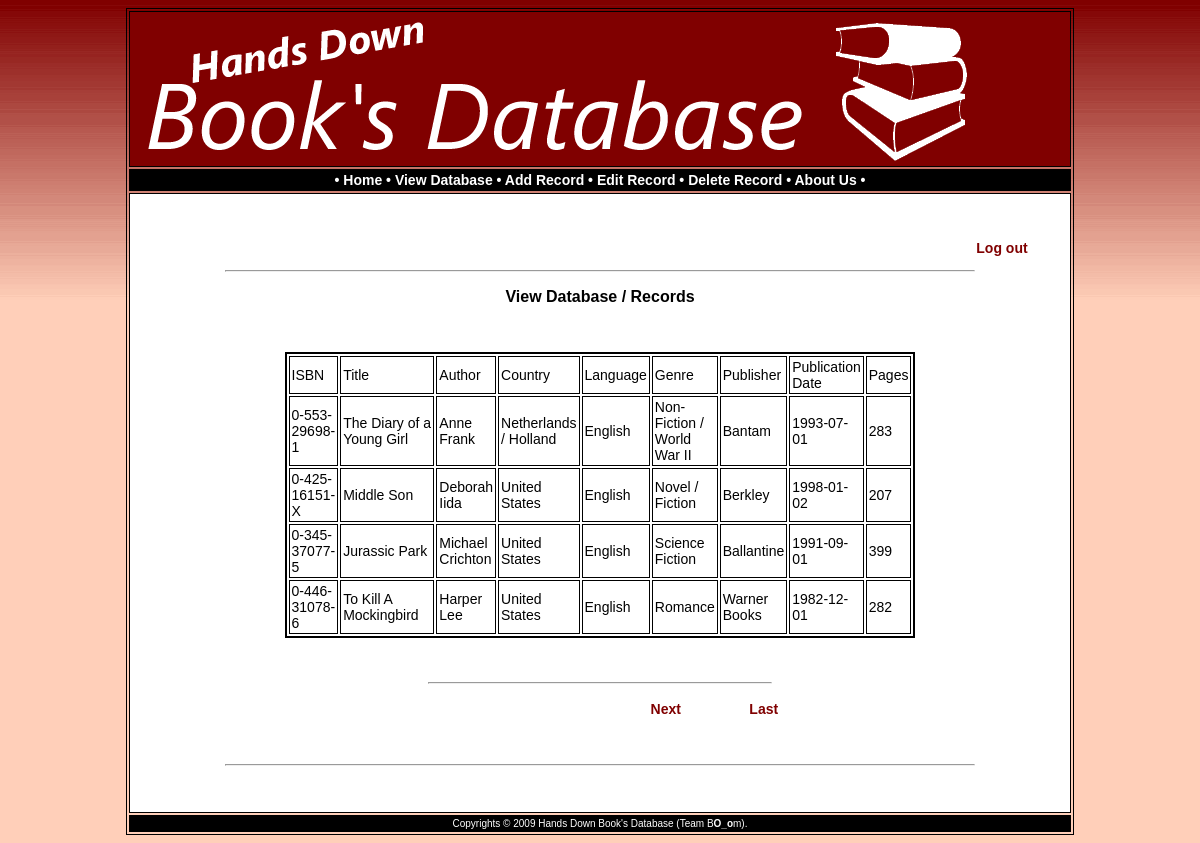
The page /hdbdb/viewdatabase.php (signed in) on the database its author committed.
### tables this page shows
CREATE TABLE IF NOT EXISTS `book_information` (
  `ISBN` varchar(50) NOT NULL,
  `Title` varchar(50) NOT NULL,
  `Author` varchar(50) NOT NULL,
  `Country` varchar(50) NOT NULL,
  `Language` varchar(50) NOT NULL,
  `Genre` varchar(50) NOT NULL,
  `Publisher` varchar(50) NOT NULL,
  `Publication_Date` varchar(100) NOT NULL,
  `Pages` varchar(50) NOT NULL,
  UNIQUE KEY `ISBN` (`ISBN`)
);

### hdbdb/viewdatabase.php (the view, shortened to what this page needs)
<?php require_once('Connections/Connection.php'); ?>
<?php
$logoutAction = $_SERVER['PHP_SELF']."?doLogout=true";
?>
<?php
$currentPage = $_SERVER["PHP_SELF"];
$maxRows_Recordset1 = 4;
$pageNum_Recordset1 = 0;
$startRow_Recordset1 = $pageNum_Recordset1 * $maxRows_Recordset1;
$query_Recordset1 = "SELECT * FROM book_information";
$query_limit_Recordset1 = sprintf("%s LIMIT %d, %d", $query_Recordset1, $startRow_Recordset1, $maxRows_Recordset1);
$Recordset1 = mysql_query($query_limit_Recordset1, $Connection) or die(mysql_error());
$row_Recordset1 = mysql_fetch_assoc($Recordset1);
if (isset($_GET['totalRows_Recordset1'])) {
  $totalRows_Recordset1 = $_GET['totalRows_Recordset1'];
} else {
  $all_Recordset1 = mysql_query($query_Recordset1);
  $totalRows_Recordset1 = mysql_num_rows($all_Recordset1);
}
$totalPages_Recordset1 = ceil($totalRows_Recordset1/$maxRows_Recordset1)-1;
$queryString_Recordset1 = "";
$queryString_Recordset1 = sprintf("&totalRows_Recordset1=%d%s", $totalRows_Recordset1, $queryString_Recordset1);
?><!DOCTYPE html PUBLIC "-//W3C//DTD XHTML 1.0 Transitional//EN" "http://www.w3.org/TR/xhtml1/DTD/xhtml1-transitional.dtd">
<html xmlns="http://www.w3.org/1999/xhtml">
<head>
</head>
<body>
<table width="80%" border="1" align="center" cellpadding="2" bordercolor="#000000">
  <tr>
    <td bgcolor="#800000"><img src="images/head.gif" width="900" height="150" /></td>
  </tr>
  <tr>
    <td bgcolor="#000000" class="linksbar"><div align="center" class="style2">&bull; <a href="home.php">Home</a> &bull; <a href="viewdatabase.php">View Database</a> &bull; <a href="addrecord.php">Add Record</a> &bull; <a href="editrecord.php">Edit Record</a> &bull; <a href="deleterecord.php">Delete Record</a> &bull; <a href="aboutus.php">About Us</a> &bull;</div>     </td>
  </tr>
  <tr>
    <td bgcolor="#FFFFFF"><div align="center">
      <p>&nbsp;</p>
      <blockquote>
        <p align="right">&nbsp;<a href="<?php echo $logoutAction ?>" class="style7">Log out</a></p>
      </blockquote>
      <hr align="center" width="80%" />
      <p align="center" class="style6">View Database / Records </p>
      <p>&nbsp;</p>
        <table width="90" border="2" align="center" cellpadding="2" cellspacing="2" bordercolor="#000000">
        <tr>
          <td>ISBN</td>
          <td>Title&nbsp;&nbsp;&nbsp;&nbsp;&nbsp;&nbsp;&nbsp;&nbsp;&nbsp;&nbsp;&nbsp;&nbsp;&nbsp;&nbsp;&nbsp;&nbsp;</td>
          <td>Author</td>
          <td>Country</td>
          <td>Language</td>
          <td>Genre</td>
          <td>Publisher</td>
          <td>Publication Date</td>
          <td>Pages</td>
        </tr>
        <?php do { ?>
          <tr>
            <td><?php echo $row_Recordset1['ISBN']; ?></td>
            <td><?php echo $row_Recordset1['Title']; ?></td>
            <td><?php echo $row_Recordset1['Author']; ?></td>
            <td><?php echo $row_Recordset1['Country']; ?></td>
            <td><?php echo $row_Recordset1['Language']; ?></td>
            <td><?php echo $row_Recordset1['Genre']; ?></td>
            <td><?php echo $row_Recordset1['Publisher']; ?></td>
            <td><?php echo $row_Recordset1['Publication_Date']; ?></td>
            <td><?php echo $row_Recordset1['Pages']; ?></td>
          </tr>
          <?php } while ($row_Recordset1 = mysql_fetch_assoc($Recordset1)); ?>
      </table>
      <blockquote>
        <p align="center">&nbsp;</p>
        <hr align="center" width="40%" />
        <p align="center">
        <table border="0" width="50%" align="center">
          <tr>
            <td width="23%" align="center"><?php if ($pageNum_Recordset1 > 0) {  ?>
                  <strong><a href="<?php printf("%s?pageNum_Recordset1=%d%s", $currentPage, 0, $queryString_Recordset1); ?>">First</a>
                  <?php }  ?>
                    </strong></td>
            <td width="31%" align="center"><?php if ($pageNum_Recordset1 > 0) {  ?>
                  <strong><a href="<?php printf("%s?pageNum_Recordset1=%d%s", $currentPage, max(0, $pageNum_Recordset1 - 1), $queryString_Recordset1); ?>">Previous</a>
                  <?php }  ?>
                    </strong></td>
            <td width="23%" align="center"><?php if ($pageNum_Recordset1 < $totalPages_Recordset1) {  ?>
                  <strong><a href="<?php printf("%s?pageNum_Recordset1=%d%s", $currentPage, min($totalPages_Recordset1, $pageNum_Recordset1 + 1), $queryString_Recordset1); ?>">Next</a>
                  <?php }  ?>
                    </strong></td>
            <td width="23%" align="center"><?php if ($pageNum_Recordset1 < $totalPages_Recordset1) {  ?>
                  <strong><a href="<?php printf("%s?pageNum_Recordset1=%d%s", $currentPage, $totalPages_Recordset1, $queryString_Recordset1); ?>">Last</a>
                  <?php }  ?>
                    </strong></td>
          </tr>
        </table>
        </p>
</blockquote>
      <p>&nbsp;</p>
      <hr align="center" width="80%" />
      <p>&nbsp;</p>
    </div></td>
  </tr>
  <tr>
    <td bgcolor="#000000"><div align="center" class="style4">Copyrights &copy; 2009 Hands Down Book's Database (Team   B<strong>O_o</strong>m).</div></td>
  </tr>
</table>
</body>
</html>

### hdbdb/viewdatabase.php (style rules this page uses)
body,td,th { font-family: Verdana, Arial, Helvetica, sans-serif; font-size: 14px; }
a:link { color: #800000; text-decoration: none; }
.style2 { color: #FFFFFF; font-weight: bold; }
.style4 { color: #FFFFFF; font-size: 10px; }
.linksbar a:link { color: #FFFFFF; text-decoration: none; }
.style6 { font-size: 16px; font-weight: bold; }
.style7 { color: #F4F4F4; font-weight: bold; }

### rows shown on the page
book_information: ISBN "0-553-29698-1", Title "The Diary of a Young Girl", Author "Anne Frank", Country "Netherlands / Holland", Language "English", Genre "Non-Fiction / World War II", Publisher "Bantam", Publication_Date "1993-07-01", Pages "283"
book_information: ISBN "0-425-16151-X", Title "Middle Son", Author "Deborah Iida", Country "United States", Language "English", Genre "Novel / Fiction", Publisher "Berkley", Publication_Date "1998-01-02", Pages "207"
book_information: ISBN "0-345-37077-5", Title "Jurassic Park", Author "Michael Crichton", Country "United States", Language "English", Genre "Science Fiction", Publisher "Ballantine", Publication_Date "1991-09-01", Pages "399"
book_information: ISBN "0-446-31078-6", Title "To Kill A Mockingbird", Author "Harper Lee", Country "United States", Language "English", Genre "Romance", Publisher "Warner Books", Publication_Date "1982-12-01", Pages "282"
